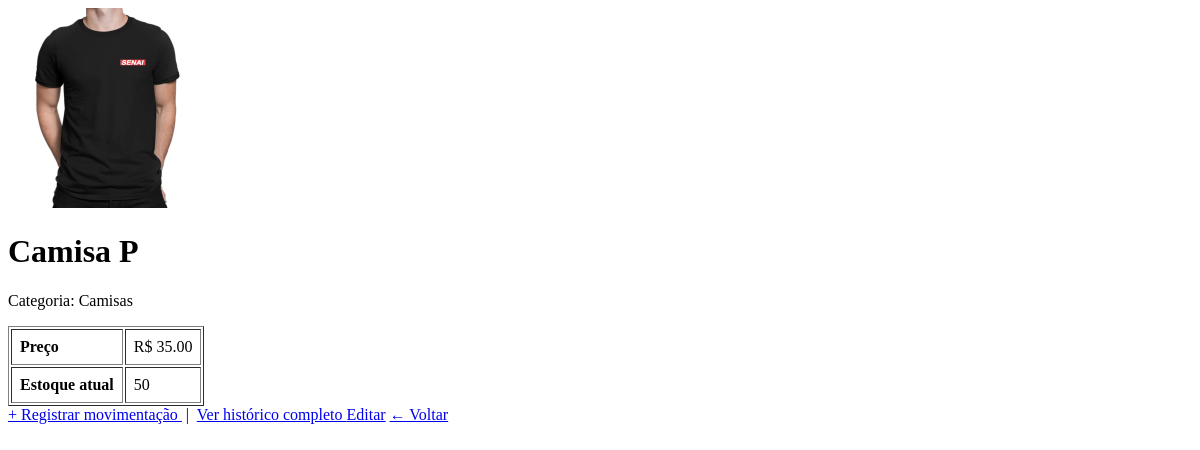
/produtos/1 (signed in), run on an earlier commit of the app's database.
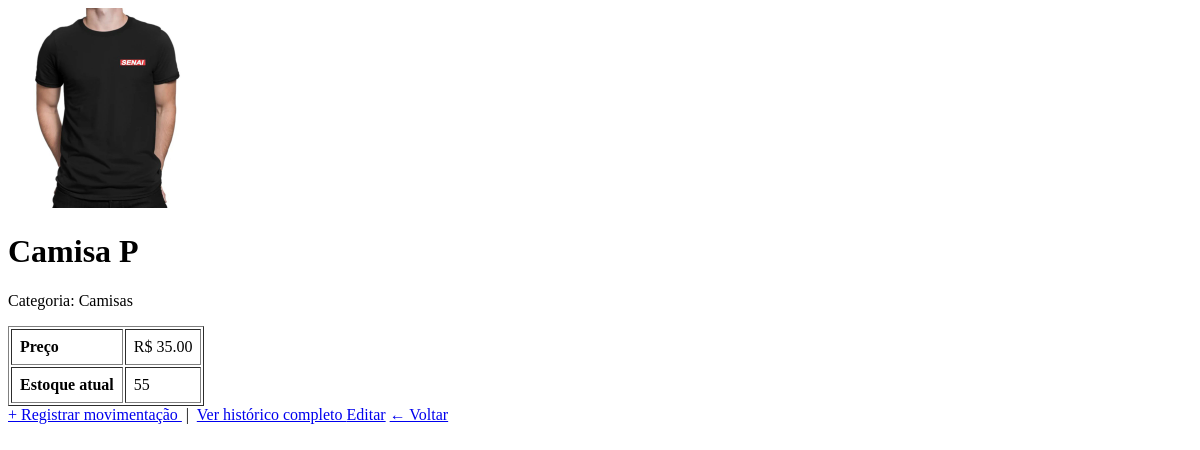
And on a later commit of the database.
### app/models/produto.py (models this page shows, shortened)
class Produto(Base):
    __tablename__ = "produtos"
    id = Column(Integer, primary_key=True, autoincrement=True, index=True)
    nome = Column(String(150), nullable=False, index=True)
    preco = Column(Float, nullable=False, default=0.0)
    estoque_atual = Column(Integer, nullable=False, default=0)
    ativo = Column(Boolean, default=True)
    imagem_path = Column(String(255), nullable=True)
    categoria_id = Column(Integer, ForeignKey("categorias.id", ondelete="SET NULL"), nullable=True )
    categoria = relationship("Categoria", back_populates="produtos")

### app/controllers/produto_controller.py (the view)
@router.get("/{produto_id}")
def detalhe_produto(
    produto_id: int,
    request: Request,
    db: Session = Depends(get_db),
    usuario = Depends(get_usuario_logado)
):
    produto = db.query(Produto).filter(
        Produto.id == produto_id,
        Produto.ativo == True
    ).first()
    if not produto:
        return RedirectResponse(url="/produtos", status_code=302)
    return templates.TemplateResponse(
        request,
        "produtos/detalhe.html",
        {"request": request, "usuario": usuario, "produto": produto}
    )

### app/templates/produtos/detalhe.html (shortened to what this page needs)
<!DOCTYPE html>
<html lang="pt-br">
<head>
</head>
<body>
    <img src="{{ produto.imagem_url }}"
         alt="{{ produto.nome }}"
         width="200"
         style="object-fit:cover">
    <h1>{{ produto.nome }}</h1>
    <p>Categoria: {{ produto.categoria.nome if produto.categoria else "—" }}</p>
    <table border="1" cellpadding="8">
        <tr><td><strong>Preço</strong></td>
            <td>R$ {{ "%.2f"|format(produto.preco) }}</td></tr>
        <tr><td><strong>Estoque atual</strong></td>
            <td>{{ produto.estoque_atual }}</td></tr>
    </table>
    <a href="/movimentacoes/nova?produto_id={{ produto.id }}">
        + Registrar movimentação
    </a>
    &nbsp;|&nbsp;
    <a href="/movimentacoes/produto/{{ produto.id }}">
        Ver histórico completo
    </a>
    {% if usuario.role == 'admin' %}
        <a href="/produtos/{{ produto.id }}/editar">Editar</a>
    {% endif %}
    <a href="/produtos">← Voltar</a>
</body>
</html>

What changed in the data, as far as the page shows it:
changed Produto "Camisa P": estoque_atual "50" → "55"
